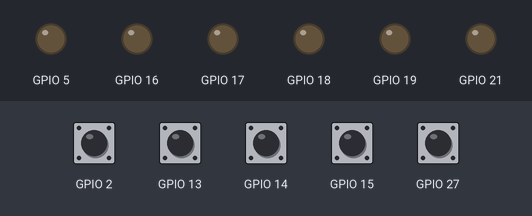
Bench run of a sketch on a simulated ESP32. On the bench: output pins drawn as LEDs (lit = HIGH). Inputs (shaded band) come from the test bench; at power-on: GPIO 2, GPIO 13–15, GPIO 27 HIGH.

Above: at 1.2 s.
1.3 s: GPIO 2 pulled LOW for 0.15 s
At 2.5 s:
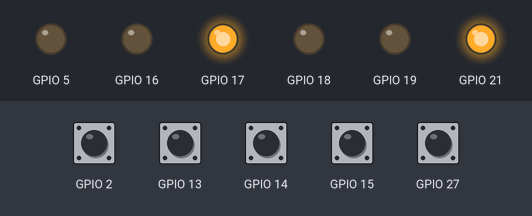
2.9 s: GPIO 13 pulled LOW for 0.15 s
At 3.0 s:
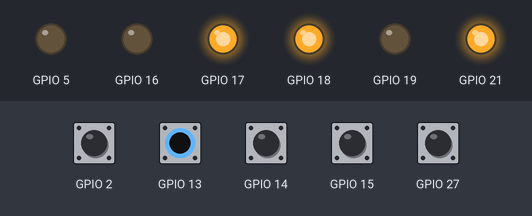
4.6 s: GPIO 14 pulled LOW for 0.15 s
At 5.1 s:
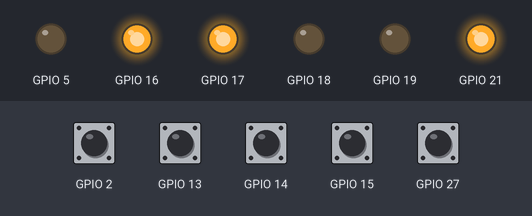
6.2 s: GPIO 15 pulled LOW for 0.15 s
At 7.4 s:
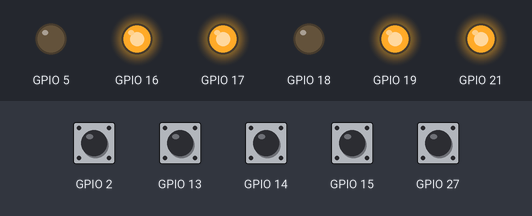
7.8 s: GPIO 27 pulled LOW for 0.15 s
At 8.8 s:
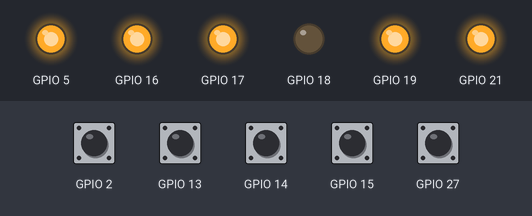
9.4 s: GPIO 13 pulled LOW for 1 s
At 9.5 s:
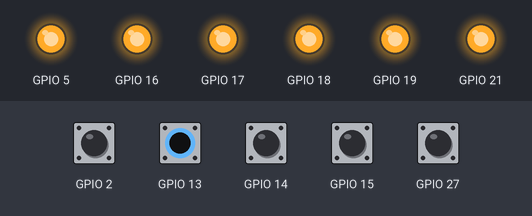
Timing chart, 0 to 12.4 s (numbered marks = the images above; inputs shaded):
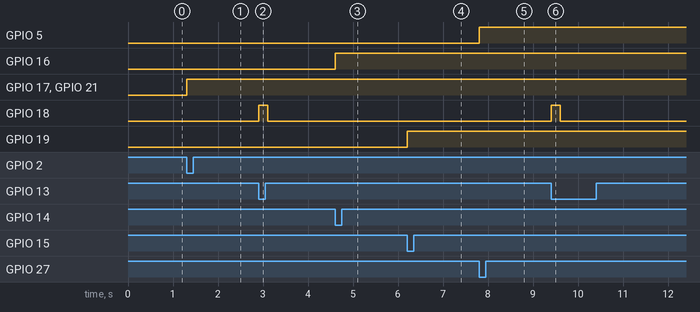

The sketch:

LEDs.ino
```cpp
int threshold = 40;
bool touch1detected = false;
bool touch2detected = false;
bool touch3detected = false;
bool touch4detected = false;
bool touch5detected = false;

void gotTouch1(){
 touch1detected = true;
}

void gotTouch2(){
 touch2detected = true;
}

void gotTouch3(){
 touch3detected = true;
}

void gotTouch4(){
 touch4detected = true;
}

void gotTouch5(){
 touch5detected = true;
}

void setup() {
  Serial.begin(115200);
  touchAttachInterrupt(T4, gotTouch1, threshold);
  touchAttachInterrupt(T6, gotTouch2, threshold);
  touchAttachInterrupt(T3, gotTouch3, threshold);
  touchAttachInterrupt(T7, gotTouch4, threshold);
  touchAttachInterrupt(T2, gotTouch5, threshold);
  pinMode(21, OUTPUT);
  pinMode(19, OUTPUT);
  pinMode(18, OUTPUT);
  pinMode(17, OUTPUT);
  pinMode(16, OUTPUT);
  pinMode(5, OUTPUT);
}

void loop() {
  if (touch1detected){
    touch1detected = false;
    digitalWrite(18, HIGH); //left mustache
    delay(200);
    digitalWrite(18, LOW);
  }

  if (touch2detected){
    touch2detected = false;
    digitalWrite(16, HIGH); //right eye
  }

  if (touch3detected){
    touch3detected = false;
    digitalWrite(19, HIGH); //left eye

  }

  if (touch4detected){
    touch4detected = false;
    digitalWrite(5, HIGH); //right mustache

  }

  if (touch5detected){
    touch5detected = false;
    digitalWrite(17, HIGH); //right ear
    digitalWrite(21, HIGH); //left ear
  }
}
```

Measured:
- after the input at 1.3 s, GPIO 17, GPIO 21: LOW → HIGH at once
- after the input at 2.9 s, GPIO 18: LOW → HIGH at once, → LOW 0.20 s later
- after the input at 4.6 s, GPIO 16: LOW → HIGH at once
- after the input at 6.2 s, GPIO 19: LOW → HIGH at once
- after the input at 7.8 s, GPIO 5: LOW → HIGH at once
- after the input at 9.4 s, GPIO 18: LOW → HIGH at once, → LOW 0.20 s later
